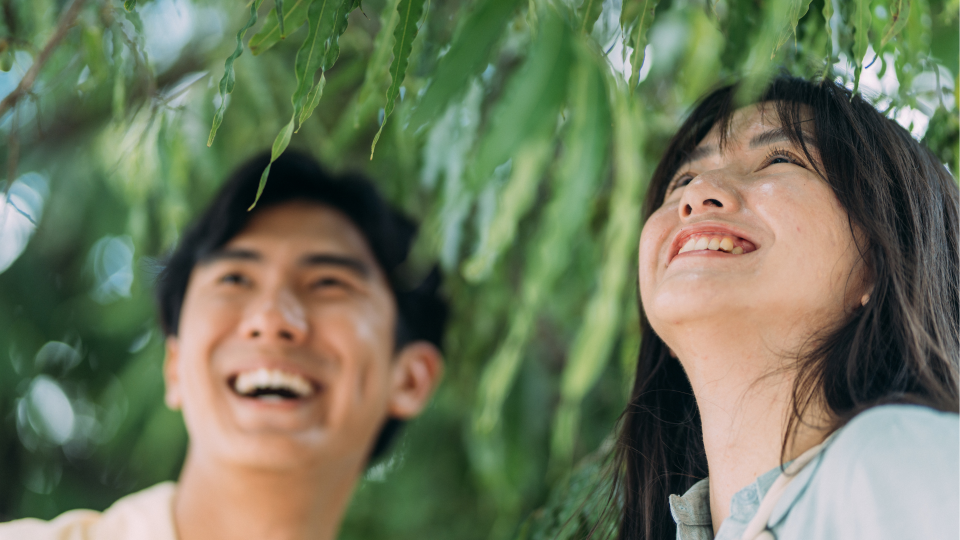
#> input picture assets/2.png, 1920 x 1080 px, found by its file name (shown at 1/2 size)
$ python process_kazuma_v2.py
#> lines starting #> are read from the running program, lines starting #| are printed output that depends on the picture
from PIL import Image
import os
import sys

def process_image(input_path, output_path):
#> called with input_path = 'assets/2.png', output_path = 'assets/kazuma.jpg'
    try:
        if not os.path.exists(input_path):
            print(f"Error: {input_path} does not exist.")
            return False

        with Image.open(input_path) as img:
            # Convert to RGB if necessary
#> img is the input picture: PIL image 1920x1080 RGB; mean R, G, B 109.4, 118.1, 91.9
            if img.mode != 'RGB':
                img = img.convert('RGB')

            # Center crop to square
            width, height = img.size
#> width = 1920; height = 1080
            new_size = min(width, height)
#> new_size = 1080

            left = (width - new_size) / 2
#> left = 420
            top = (height - new_size) / 2
#> top = 0
            right = (width + new_size) / 2
#> right = 1500
            bottom = (height + new_size) / 2
#> bottom = 1080

            # Crop
            img_cropped = img.crop((left, top, right, bottom))
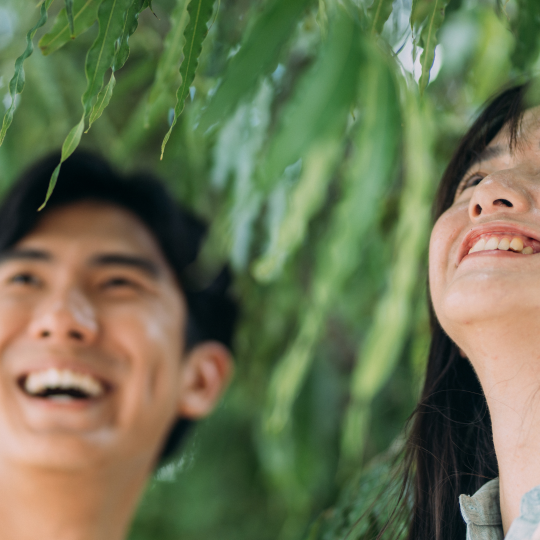
#> img_cropped: PIL image 1080x1080 RGB (shown at 1/2 size); mean R, G, B 106.7, 114.6, 82.3

            # Resize to reasonable size (400x400)
            img_resized = img_cropped.resize((400, 400), Image.Resampling.LANCZOS)
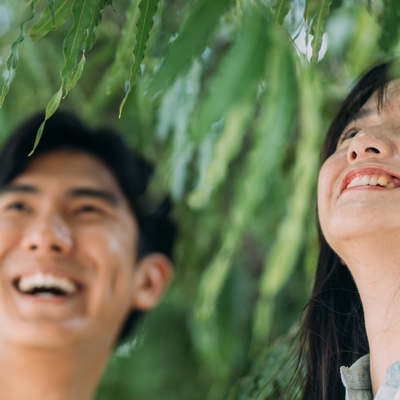
#> img_resized: PIL image 400x400 RGB; mean R, G, B 106.7, 114.6, 82.3

            img_resized.save(output_path, quality=85)
            print(f"Successfully processed {input_path} -> {output_path}")
            return True

    except Exception as e:
        print(f"Error processing image: {e}")
        return False

if __name__ == "__main__":
    # Force using 2.png this time
    src = 'assets/2.png'
    dest = 'assets/kazuma.jpg'

    if os.path.exists(src):
        print(f"Found source image: {src}")
        process_image(src, dest)
    else:
        print(f"Could not find {src}")
        sys.exit(1)

$ run again, with assets/1.png copied over assets/2.png
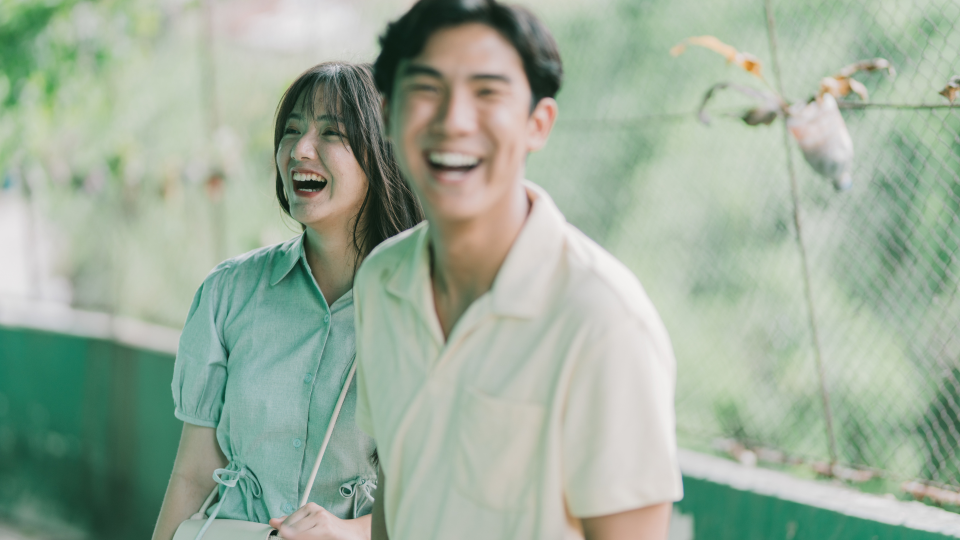
#> input picture assets/1.png, 1920 x 1080 px, found by its file name (shown at 1/2 size)
#> in process_image, img is the input picture: PIL image 1920x1080 RGB; mean R, G, B 157, 173.5, 155.8
#> in process_image, `img_cropped = img.crop((left, top, right, bottom))`:
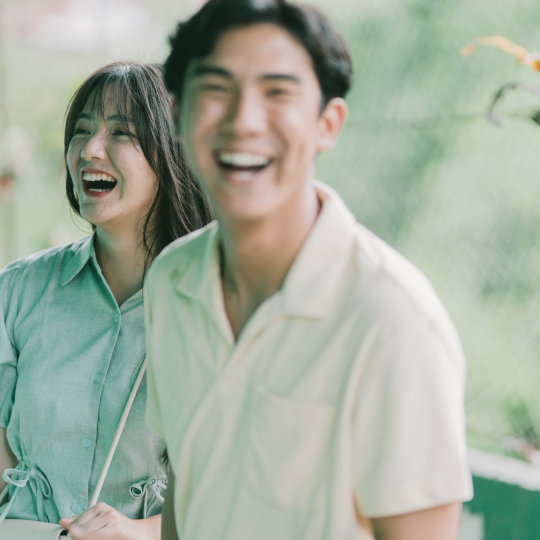
#> img_cropped: PIL image 1080x1080 RGB (shown at 1/2 size); mean R, G, B 162.5, 173.2, 158.1
#> in process_image, `img_resized = img_cropped.resize((400, 400), Image.Resampling.LANCZOS)`:
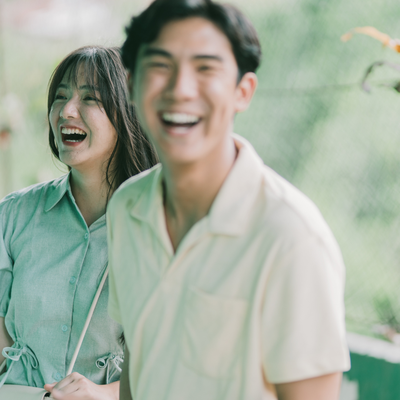
#> img_resized: PIL image 400x400 RGB; mean R, G, B 162.5, 173.2, 158.1

$ run again, with assets/global-map-concept.png copied over assets/2.png
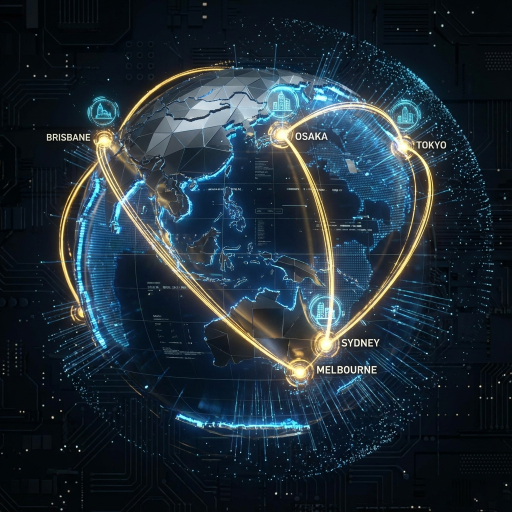
#> input picture assets/global-map-concept.png, 1024 x 1024 px, found by its file name (shown at 1/2 size)
#> in process_image, img is the input picture: PIL image 1024x1024 RGB; mean R, G, B 32.5, 45.7, 55.8
#> in process_image, `img_resized = img_cropped.resize((400, 400), Image.Resampling.LANCZOS)`:
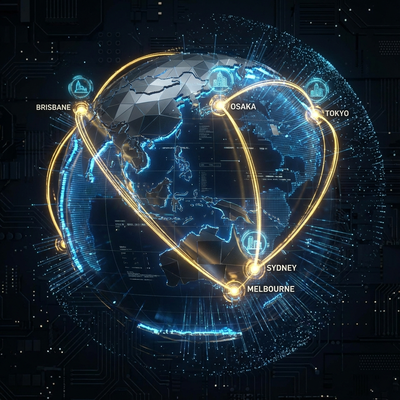
#> img_resized: PIL image 400x400 RGB; mean R, G, B 32.5, 45.7, 55.8
